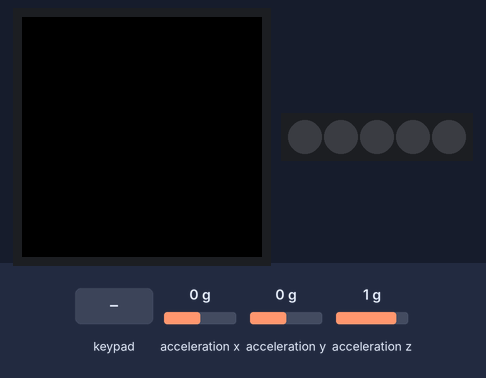
Bench run of a sketch on a simulated Arduino MKR. Parts: 240×240 colour display, 5 RGB LEDs in strip order, left to right. Inputs (shaded band) come from the test bench; at power-on: acceleration x 0 g, acceleration y 0 g, acceleration z 1 g. WiFi joins after 1.5 s; servers stay silent unless stated; uploads are accepted with an empty reply; what the sketch prints to the serial monitor is not drawn.

Above: at 2.9 s.
3.0 s: key '0' pressed
At 3.5 s:
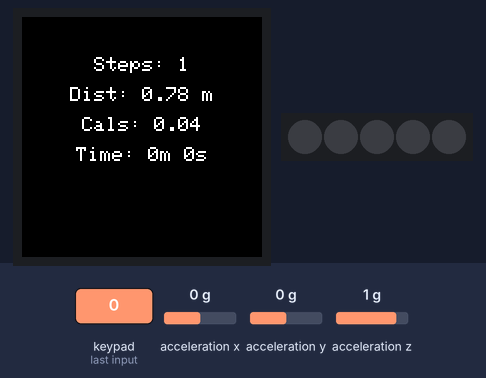
At 4.8 s:
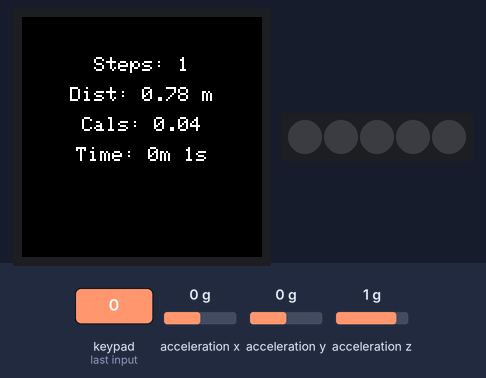
6.0 s: keypad keys 1 2 3 4 pressed 0.4 s apart
At 7.3 s:
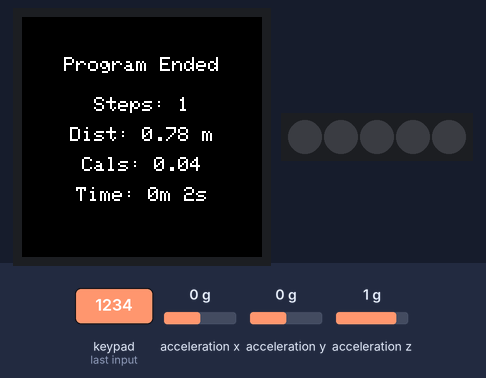
Timing chart, 0 to 9.0 s (numbered marks = the images above; inputs shaded):
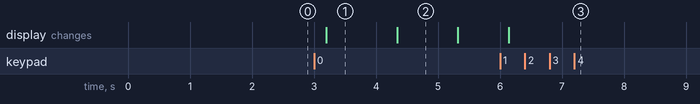

Measured:
- after the input at 3.0 s, the display: changes after 0.20 s (image 1)
- after the input at 6.0 s, the display: changes after 0.14 s (image 3)
- what the display in image 1 shows lasts 1.1 s, from 3.2 s to 4.3 s
- what the display in image 2 shows lasts 1.0 s, from 4.3 s to 5.3 s

The sketch:

FitSmartSketch.ino
```cpp
#include <Arduino_MKRIoTCarrier.h>
#include <WiFiNINA.h>
#include <ArduinoHttpClient.h>
#include <Arduino_LSM6DS3.h>

// Wi-Fi
const char* ssid = "Familien.Fischer";
const char* password = "Norregade29";

// API endpoint
const char* serverName = "h3-fitsmart2024.onrender.com";
const int serverPort = 443;

MKRIoTCarrier carrier;

int stepCount = 0;
float Length = 0.78;
float caloriesPerStep = 0.04;
bool stepDetected = false;
float threshold = 0.7;
unsigned long programStartTime = 0;
bool programRunning = false;

WiFiSSLClient wifiClient;
HttpClient client(wifiClient, serverName, serverPort);

void setup() {
    Serial.begin(9600);
    if (!carrier.begin()) {
        Serial.println("Failed to initialize MKRIoTCarrier!");
        while (1);
    }
    carrier.display.fillScreen(ST77XX_BLACK);
    carrier.display.setTextColor(ST77XX_WHITE);
    carrier.display.setTextSize(2);

    // Initialize IMU
    if (!IMU.begin()) {
        Serial.println("Failed to initialize IMU!");
        while (1);
    }
    Serial.println("IMU initialized!");

    connectToWiFi();
}

void loop() {
    // Check for touch inputs
    carrier.Buttons.update();

    if (carrier.Buttons.onTouchDown(TOUCH0)) { // Start button
        startProgram();
    }

    if (carrier.Buttons.onTouchDown(TOUCH1)) { // Stop button
        endProgram();
    }

    if (programRunning) {
        trackSteps();
    }

    delay(100);
}

void startProgram() {
    if (!programRunning) {
        Serial.println("Fitness program started!");
        carrier.display.fillScreen(ST77XX_BLACK);
        drawCenteredText("Program Started", 60);
        programStartTime = millis();
        stepCount = 0;
        programRunning = true;
    }
}

void endProgram() {
    if (programRunning) {
        Serial.println("Fitness program ended!");
        programRunning = false;

        unsigned long durationMs = millis() - programStartTime;
        float distance = stepCount * Length;
        float calories = stepCount * caloriesPerStep;

        // Beregn tid
        int seconds = (durationMs / 1000) % 60;
        int minutes = (durationMs / 60000);

        // Vis detaljer på skærmen
        carrier.display.fillScreen(ST77XX_BLACK);

        drawCenteredText("Program Ended", 40);
        String stepText = "Steps: " + String(stepCount);
        String distanceText = "Dist: " + String(distance, 2) + " m";
        String caloriesText = "Cals: " + String(calories, 2);
        String timeText = "Time: " + String(minutes) + "m " + String(seconds) + "s";

        drawCenteredText(stepText, 80);
        drawCenteredText(distanceText, 110);
        drawCenteredText(caloriesText, 140);
        drawCenteredText(timeText, 170);

        // Send data til API
        sendToAPI(stepCount, distance, calories, durationMs * 10); // Omregner til ticks
    }
}

void trackSteps() {
    float x, y, z;
    if (IMU.accelerationAvailable()) {
        IMU.readAcceleration(x, y, z);

        if (z > threshold && !stepDetected) {
            stepCount++;
            stepDetected = true;
        } else if (z < threshold) {
            stepDetected = false;
        }

        // Beregn tid
        unsigned long durationMs = millis() - programStartTime;
        int seconds = (durationMs / 1000) % 60;
        int minutes = (durationMs / 60000);

        // Beregn distance og kalorier
        float distance = stepCount * Length;
        float calories = stepCount * caloriesPerStep;

        // Opdater skærmen med realtidsdata
        carrier.display.fillScreen(ST77XX_BLACK);

        String stepText = "Steps: " + String(stepCount);
        String distanceText = "Dist: " + String(distance, 2) + " m";
        String caloriesText = "Cals: " + String(calories, 2);
        String timeText = "Time: " + String(minutes) + "m " + String(seconds) + "s";

        drawCenteredText(stepText, 40);
        drawCenteredText(distanceText, 70);
        drawCenteredText(caloriesText, 100);
        drawCenteredText(timeText, 130);
    }
}

void connectToWiFi() {
    Serial.print("Connecting to Wi-Fi");
    while (WiFi.begin(ssid, password) != WL_CONNECTED) {
        Serial.print(".");
        delay(1000);
    }
    Serial.println("\nConnected to Wi-Fi!");
}

void sendToAPI(int steps, float distance, float calories, unsigned long durationTicks) {
    if (WiFi.status() == WL_CONNECTED) {
        // Payload
        String jsonPayload = "{";
        jsonPayload += "\"id\":\"123\",";
        jsonPayload += "\"date\":\"" + getDateTime() + "\",";
        jsonPayload += "\"steps\":" + String(steps) + ",";
        jsonPayload += "\"distance\":" + String(distance) + ",";
        jsonPayload += "\"calories\":" + String(calories) + ",";
        jsonPayload += "\"duration\":{\"ticks\":" + String(durationTicks) + "},";
        jsonPayload += "\"type\":\"Walking\"";
        jsonPayload += "}";

        Serial.println("Sending payload:");
        Serial.println(jsonPayload);

        // POST
        client.beginRequest();
        client.post("/api/ActivityLog");
        client.sendHeader("Content-Type", "application/json");
        client.sendHeader("Content-Length", jsonPayload.length());
        client.beginBody();
        client.print(jsonPayload);
        client.endRequest();

        int statusCode = client.responseStatusCode();
        String response = client.responseBody();
        Serial.print("Status code: ");
        Serial.println(statusCode);
        Serial.print("Response: ");
        Serial.println(response);
    } else {
        Serial.println("Wi-Fi disconnected. Reconnecting...");
        connectToWiFi();
    }
}

String getDateTime() {
    // Test kode
    return "2024-11-27T12:00:00Z";
}

void drawCenteredText(String text, int y) {
    int16_t x1, y1;
    uint16_t w, h;
    carrier.display.getTextBounds(text, 0, y, &x1, &y1, &w, &h);
    int x = (carrier.display.width() - w) / 2;
    carrier.display.setCursor(x, y);
    carrier.display.print(text);
}
```
